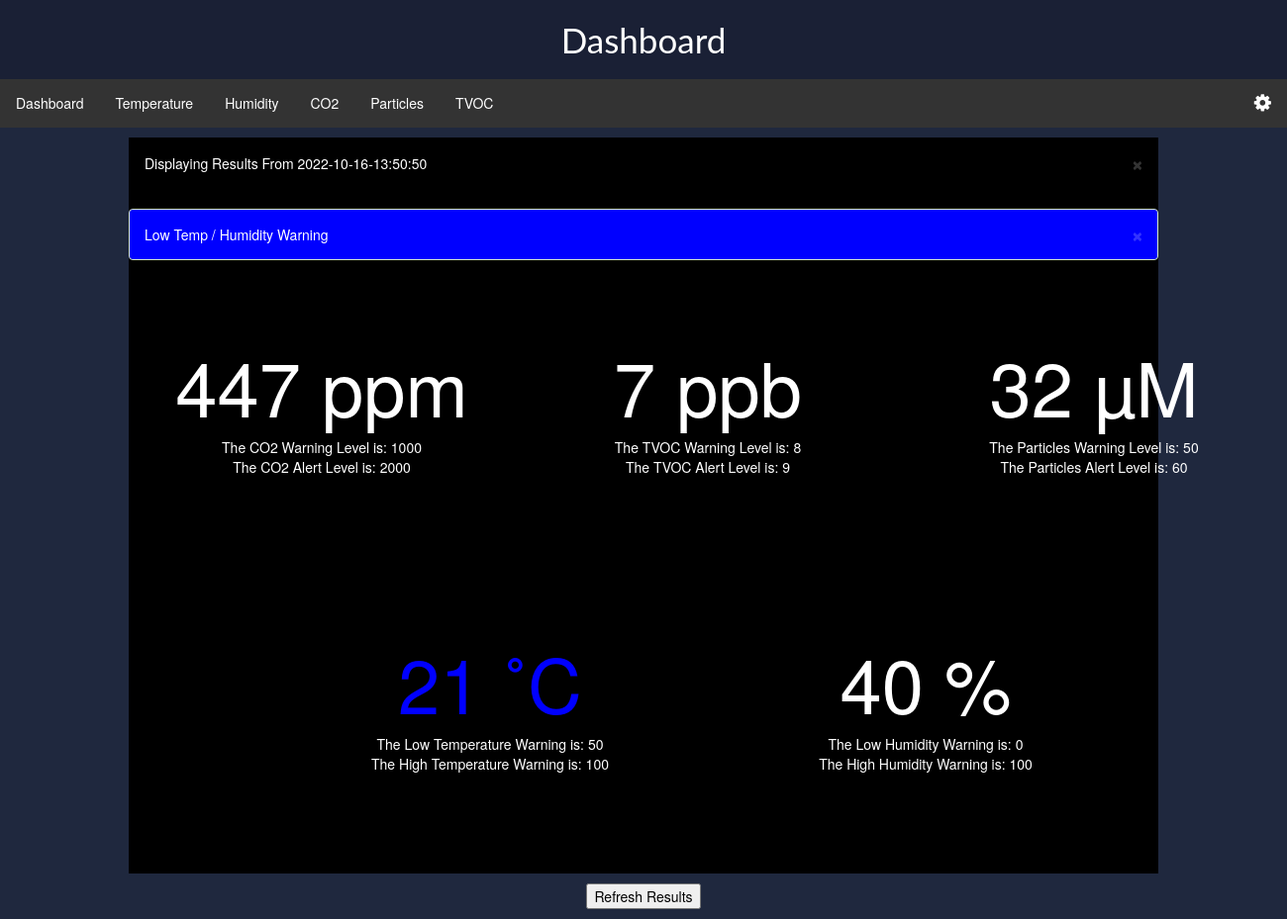
Before: /main_dashboard with the older database file.
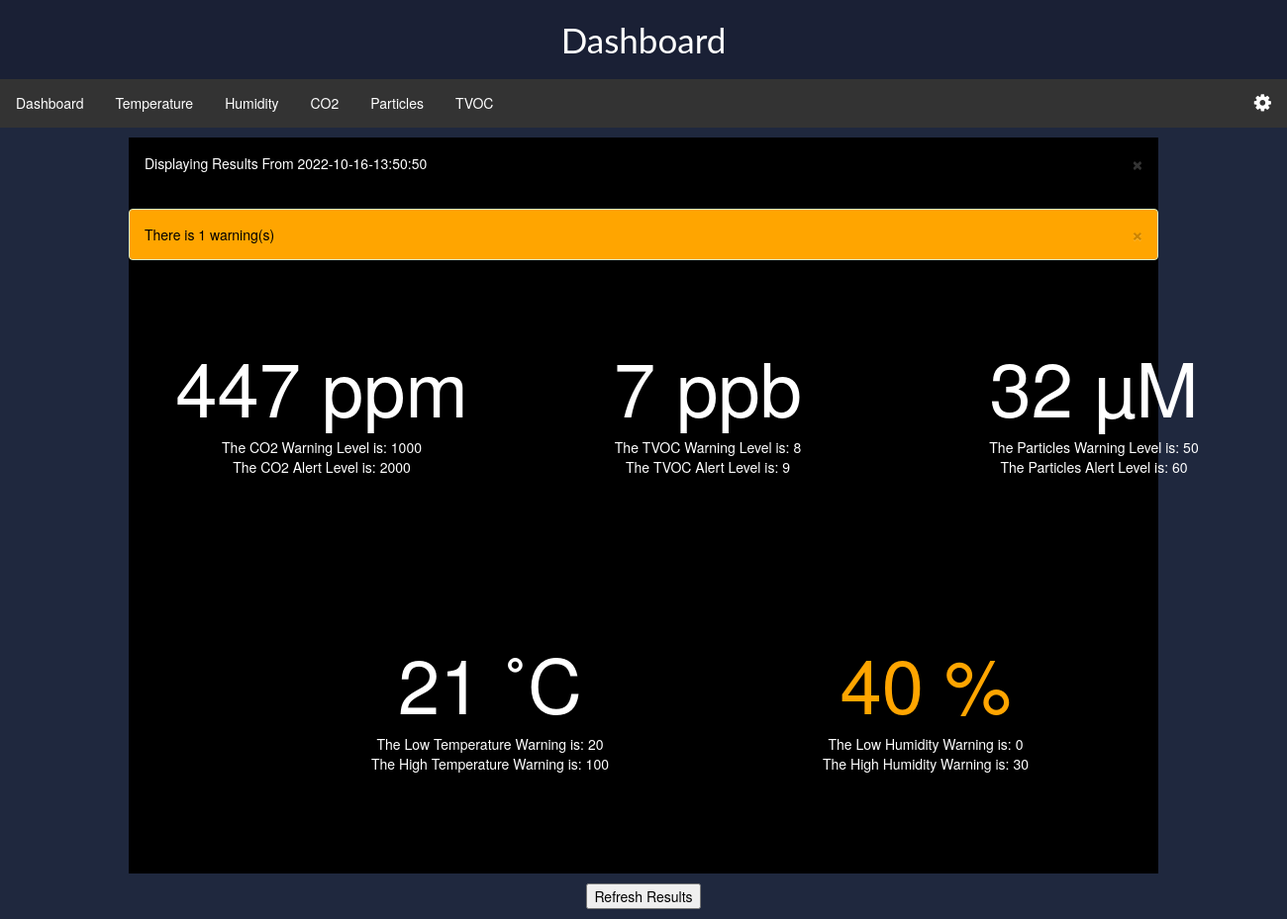
After: the same page with the newer database file.
### app/models.py (models this page shows, shortened)
class PaginatedAPIMixin(object):
    @staticmethod
    def to_collection_dict(query, page, per_page, endpoint, **kwargs):
        resources = query.paginate(page, per_page, False)
        data = {
            "items": [item.to_dict() for item in resources.items],
            "_meta": {
                "page": page,
                "per_page": per_page,
                "total_pages": resources.pages,
                "total_items": resources.total,
            },
            "_links": {
                "self": url_for(endpoint, page=page, per_page=per_page, **kwargs),
                "next": url_for(endpoint, page=page + 1, per_page=per_page, **kwargs)
                if resources.has_next
                else None,
                "prev": url_for(endpoint, page=page - 1, per_page=per_page, **kwargs)
                if resources.has_prev
                else None,
            },
        }
        return data

class AirQuality(PaginatedAPIMixin, db.Model):
    timestamp = db.Column(
        db.String(64),
        index=True,
        default=str(datetime.now()).replace(" ", "-"),
        nullable=False,
        primary_key=True,
    )
    js_timestamp = db.Column(
        db.Integer,
        default=time.mktime(datetime.now().timetuple()) * 1000,
    )
    temp = db.Column(db.Integer)
    humidity = db.Column(db.Integer)
    particles = db.Column(db.Integer)
    eco2 = db.Column(db.Integer)
    tvoc = db.Column(db.Integer)
    def to_dict(self):
        data = {
            "timestamp": self.timestamp,
            "js_timestamp": self.js_timestamp,
            "temp": self.temp,
            "humidity": self.humidity,
            "particles": self.particles,
            "eco2": self.eco2,
            "tvoc": self.tvoc,
        }
        return data

class Settings(db.Model):
    id = db.Column(db.Integer, primary_key=True)
    temperature_lower_bound = db.Column(
        db.Integer,
        default=0)
    temperature_upper_bound = db.Column(
        db.Integer,
        default=100)
    humidity_lower_bound = db.Column(
        db.Integer,
        default=0)
    humidity_upper_bound = db.Column(
        db.Integer,
        default=100)
    co2_lower_bound = db.Column(
        db.Integer,
        default=1000)
    co2_upper_bound = db.Column(
        db.Integer,
        default=2000)
    particles_lower_bound = db.Column(
        db.Integer,
        default=50)
    particles_upper_bound = db.Column(
        db.Integer,
        default=100)
    tvoc_lower_bound = db.Column(
        db.Integer,
        default=3)
    tvoc_upper_bound = db.Column(
        db.Integer,
        default=5)

### app/routes.py (the view, shortened to what this page needs)
@app.route("/")
@app.route("/main_dashboard")
def main_dashboard():
    settings = Settings.query.filter_by(id=0).first()
    airqualityList = AirQuality.query.all()[-1]
    check = list(airqualityList.to_dict().values())[2:] == [0,0,0,0,0]
    if(check):
        airqualityList = AirQuality.query.all()[-2]
    flash('Displaying Results From {date}'.format(date=list(airqualityList.to_dict().values())[0].split(".")[0]))
    timestamp = airqualityList.timestamp
    if(not timestamp):
        timestamp=0
    temp = airqualityList.temp
    if(not temp):
        temp=0
    humidity = airqualityList.humidity
    if(not humidity):
        humidity=0
    particles = airqualityList.particles
    if(not particles):
        particles=0
    eco2 = airqualityList.eco2
    if(not eco2):
        eco2=0
    tvoc = airqualityList.tvoc
    if(not tvoc):
        tvoc=0
    alert_count = 0
    warning_count = 0
    low_count = 0
    if (temp >= settings.temperature_upper_bound):
        warning_count+=1
    if (temp <= settings.temperature_lower_bound):
        low_count+=1
    if (humidity >= settings.humidity_upper_bound):
        warning_count+=1
    if (humidity <= settings.humidity_lower_bound):
        low_count+=1
    if (particles >= settings.particles_upper_bound):
        alert_count+=1
    elif(particles >= settings.particles_lower_bound):
        warning_count+=1
    if (eco2 >= settings.co2_upper_bound):
        alert_count+=1
    elif(eco2 >= settings.co2_lower_bound):
        warning_count+=1
    if (tvoc >= settings.tvoc_upper_bound):
        alert_count+=1
    elif(tvoc >= settings.tvoc_lower_bound):
        warning_count+=1
    if(low_count != 0 and warning_count==0 and alert_count==0):
        flash("Low Temp / Humidity Warning", 'low')
    elif(warning_count == 0 and alert_count == 0 and low_count == 0):
        flash("The Air Quality is Good", 'success')
    elif(warning_count != 0 and alert_count != 0):
        flash("There is {alerts} alert(s) and {warnings} warning(s)".format(alerts=alert_count, warnings=warning_count+low_count), 'danger')
    elif(alert_count == 0 and low_count == 0):
        flash("There is {warnings} warning(s)".format(warnings=warning_count+low_count), 'warning')
    else:
        flash("There is {alerts} alert(s)".format(alerts=alert_count),'danger')
    return render_template('main_dashboard.html',
    timestamp=timestamp,temp = temp, humidity = humidity,
    particles = particles, eco2 = eco2, tvoc = tvoc,
    settings_data = settings)

### app/templates/main_dashboard.html (shortened to what this page needs)
{% extends "base.html" %}
{% block javascriptsLink %}
<link rel="stylesheet" href="https://cdnjs.cloudflare.com/ajax/libs/font-awesome/4.7.0/css/font-awesome.min.css">
<link rel="stylesheet" href="https://maxcdn.bootstrapcdn.com/bootstrap/3.4.1/css/bootstrap.min.css">
{% endblock javascriptsLink %}
{% block heading %}Dashboard{% endblock %}
{% block content %}
    <div class="centered">
      {% with messages = get_flashed_messages(with_categories=true) %}
        {% if messages %}
          {% for category, message in messages %}
          <div class = "alert alert-{{category}} alert-dismissible">
            <span>
              {{message}}
            </span>
            <button type ="button" class="close" data-dismiss="alert" aria-label ="Close">
              <span aria-hidden = "true"> &times;</span>
            </button>
          </div>
          {% endfor %}
        {% endif %}
      {% endwith %}
      <div class ="container">
        <div class="row row-tiles">
          <div class="column-4 project-1 col-md-6">
            <h2 class="project-text co2" value={{eco2}} >{{eco2}} ppm</h2>
            <div class="settings low_co2_settings">The CO2 Warning Level is: {{settings_data.co2_lower_bound}}</div>
            <div class="settings high_co2_settings">The CO2 Alert Level is: {{settings_data.co2_upper_bound}}</div>
          </div>
          <div class="column-4 project-1 col-md-6">
            <h2 class="project-text tvoc">{{tvoc}} ppb</h2>
            <div class="settings low_tvoc_settings">The TVOC Warning Level is: {{settings_data.tvoc_lower_bound}}</div>
            <div class="settings high_tvoc_settings">The TVOC Alert Level is: {{settings_data.tvoc_upper_bound}}</div>
          </div>
          <div class="column-4 project-1 col-md-6">
              <h2 class="project-text particles">{{particles}} µM</h2>
              <div class="settings low_particles_settings">The Particles Warning Level is: {{settings_data.particles_lower_bound}}</div>
              <div class="settings high_particles_settings">The Particles Alert Level is: {{settings_data.particles_upper_bound}}</div>
          </div>
        </div>
        <div class="row row-tiles">
          <div class="column-5 project-1 col-md-4">
            <h2 id="temperature" class="project-text parm temp">{{temp}} ˚C</h2>
            <div class="settings low_temp_settings">The Low Temperature Warning is: {{settings_data.temperature_lower_bound}}</div>
            <div class="settings high_temp_settings">The High Temperature Warning is: {{settings_data.temperature_upper_bound}}</div>
          </div>
          <div class="column-5 project-1 col-md-4">
              <h2 class="project-text humidity">{{humidity}} %</h2>
              <div class="settings low_humidity_settings">The Low Humidity Warning is: {{settings_data.humidity_lower_bound}}</div>
              <div class="settings high_humidity_settings">The High Humidity Warning is: {{settings_data.humidity_upper_bound}}</div>
          </div>
        </div>
      </div>
    </div>
    <div class="refresh">
      <button class="refresh" onClick="window.location.reload();">Refresh Results</button>
      </div>
  {% endblock %}

### app/templates/base.html (shortened to what this page needs)
<!DOCTYPE html>
<html>
  <head>
    <link rel="stylesheet" href="{{url_for('static', filename='styles/css/main_dashboard.css')}}">
    {% block javascriptsLink %}{% endblock javascriptsLink %}
  </head>
  <body>
    <div class='heading'>{% block heading %}{% endblock %}</div>
    <div style="position: sticky; top: 0; z-index: 4;">
        <ul>
            <li><a href="/main_dashboard">Dashboard</a></li>
            <li><a href="/main_temperature">Temperature</a></li>
            <li><a href="/main_humidity">Humidity</a></li>
            <li><a href="/main_co2">CO2</a></li>
            <li><a href="/main_particles">Particles</a></li>
            <li><a href="/main_dust">TVOC</a></li>
            <li style="float: right;"><a href="/main_settings"><i class="fa fa-gear" style="font-size:20px;"></i></a></li>
          </ul>
    </div>
    {% block content %}{% endblock %}
  </body>
  </html>

### app/static/styles/css/main_dashboard.css (style rules this page uses)
body { background-color: rgb(31, 40, 62) !important; color: white !important; margin: 0; font-family: Lato,sans-serif; font-size: 1rem; line-height: 1.5; overflow-x: hidden; }
.heading { text-align: center; padding: 15px; font-size: 35px; font-family: Lato,sans-serif; background-color: rgb(26, 32, 53); }
ul { list-style-type: none; margin: 0; padding: 0; overflow: hidden; background-color: #333 !important; }
li { float: left; }
li a { display: block; color: rgb(255, 255, 255) !important; text-align: center !important; padding: 14px 16px !important; text-decoration: none !important; }
.column-4 { float: left; width: 30%; padding: 20px; margin: 25px; height: 250px; }
.column-5 { align-items: center; justify-content: center; text-align: center; width: 25%; padding: 20px; margin: 25px; height: 250px; }
.project-text { font-size: 76px; text-align: center; color: #ffffff; }
.centered { background: black; margin: 0 auto; width: 80%; }
.alert-warning { color: #000000 !important; background-color: orange !important; border-color: #d6e9c6 !important; }
.row-tiles { align-items: center; justify-content: center; display : flex; }
.refresh { display: flex; justify-content: center; }
button.refresh { color: black; margin: 10px border-radius: 15px; margin: 10px; }
.settings { display: flex; justify-content: center; align-items: center; text-align: center; }

Changed rows visible on the page:
changed Settings: temperature_lower_bound "50" → "20"; humidity_upper_bound "100" → "30"
Other visible differences:
new list line: "There is 1 warning(s) ×"
list line gone: "Low Temp / Humidity Warning ×"
